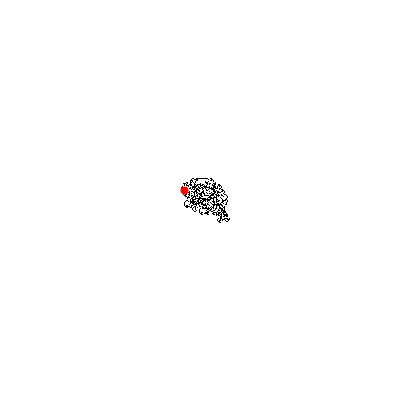
Frame 1 (no input)
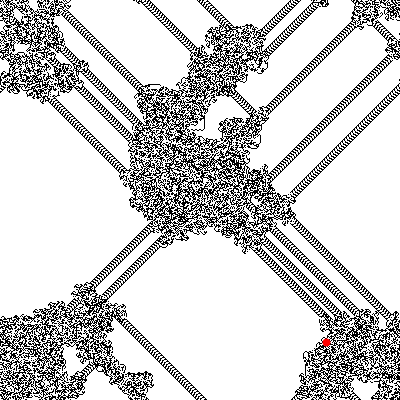
Frame 60 (the mouse pressed at the canvas centre just before this capture)
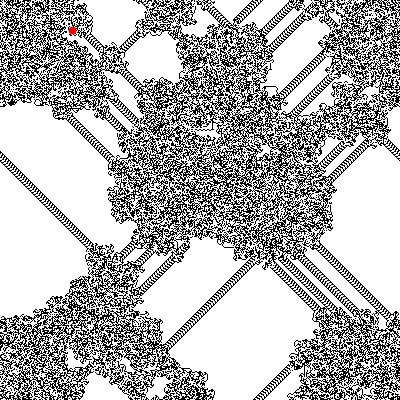
Frame 120 (the mouse held since frame 60 and released just before this capture)

The Processing sketch that drew these frames (run headless with seeded random() and noise(); from frame 60 on, the mouse is pressed at the canvas centre):

// Processing sketch: Langtons_Ant
// ── Langtons_Ant.pde
// Coding Train
// Coding Challenge 89 - Langton's Ant
// https://www.youtube.com/watch?v=G1EgjgMo48U&list=PLRqwX-V7Uu6ZiZxtDDRCi6uhfTH4FilpH&index=125

int[][] grid;
final int WHITE = 0;
final int BLACK = 1;

int speed = 10000;

int x;
int y;
int dir;
final int ANTUP    = 0;
final int ANTRIGHT = 1;
final int ANTDOWN  = 2;
final int ANTLEFT  = 3;

PImage ant;

void setup(){
  size(400, 400);
  //fullScreen();
  grid = new int[width][height];

  ant = createImage(width, height, RGB);
  ant.loadPixels();
    for (int i = 0; i < ant.pixels.length; i++){
      ant.pixels[i] = color(255);
    }
  ant.updatePixels();
  
  x = width/2;
  y = height/2;
  grid[x][y] = WHITE;
  dir = ANTUP;
}

void draw(){
  background(255);
  
  int state;
  color c = color(255);
  ant.loadPixels();
  for (int i = 0; i < speed; i++){
    state = grid[x][y];
    if (state == WHITE){
      turnRight();
      grid[x][y] = BLACK;
      c = color(0);
    } else if (state == BLACK){
      turnLeft();
      grid[x][y] = WHITE;
      c = color(255);
    }
    int pix = x + y * ant.width;
    ant.pixels[pix] = c;
    moveForward();
  }
  ant.updatePixels();
  image(ant, 0, 0);
  
  stroke(255, 0, 0);
  strokeWeight(8);
  point(x, y);
  
  println(frameCount * speed);
}

void moveForward(){
  if (dir == ANTUP){
    y--;
    if (y < 0){ y = height - 1; }
  } else if (dir == ANTRIGHT){
    x++;
    if (x >= width){ x = 0; }
  } else if (dir == ANTDOWN){
    y++;
    if (y >= height){ y = 0; }
  } else if (dir == ANTLEFT){
    x--;
    if (x < 0){ x = width - 1; }
  }
}

void turnRight(){
  dir++;
  dir = dir % 4;
}

void turnLeft(){
  dir--;
  if (dir < 0){ dir = dir + 4; }
}
